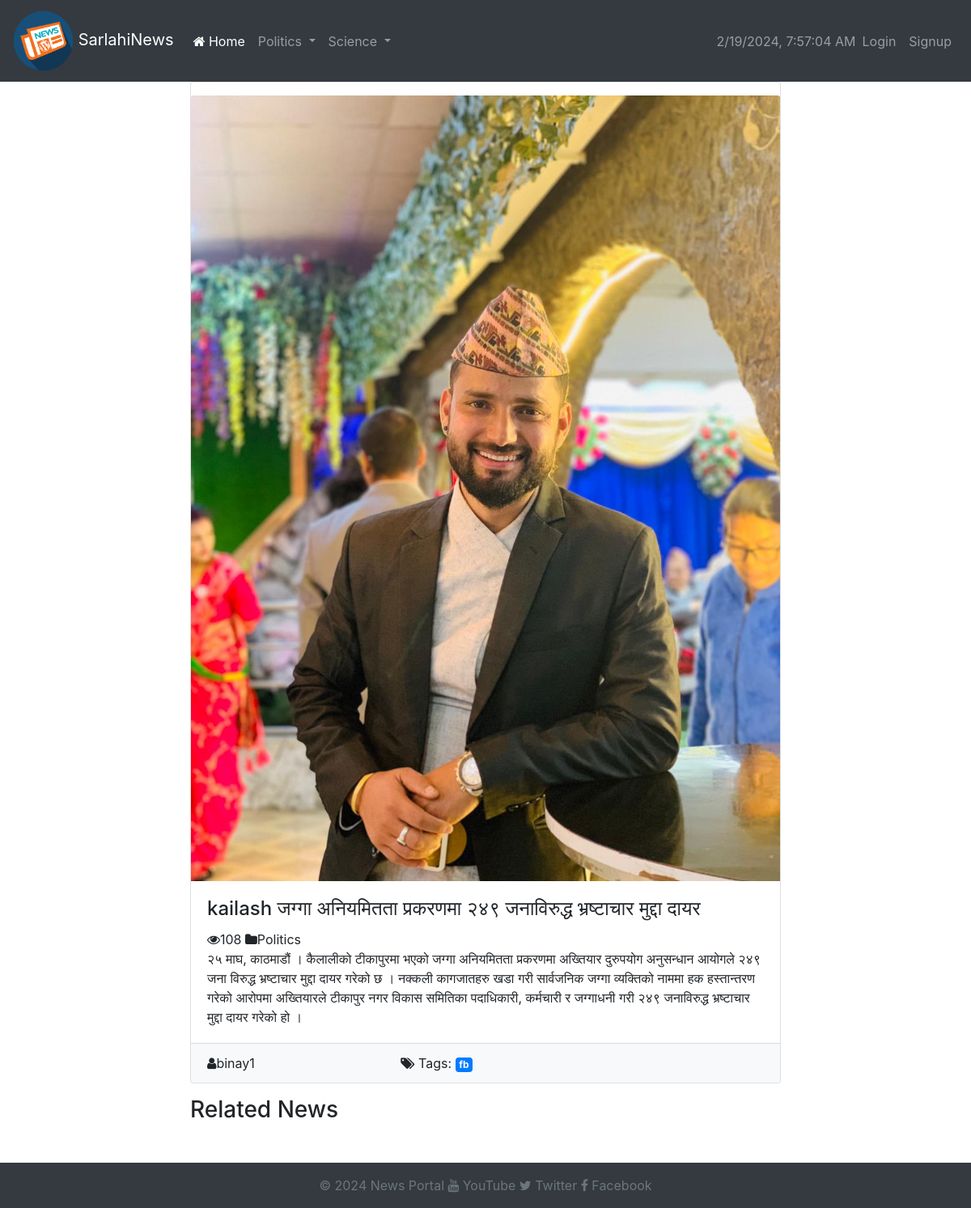
The page /articles/5/ on the database its author committed.
### articles/models.py (models this page shows, shortened)
class Category(models.Model):
    id = models.AutoField(primary_key=True)
    name = models.CharField(max_length=100)
    parent = models.ForeignKey('self', on_delete=models.CASCADE, null=True, blank=True)
    def __str__(self):
        return self.name
    class Meta:
        constraints = [
            UniqueConstraint(fields=['name', 'parent'], name='unique_name_within_parent')
        ]

class Article(models.Model):
    id = models.AutoField(primary_key=True)
    title = models.CharField(max_length=200)
    content = models.TextField()
    author = models.ForeignKey(User, on_delete=models.CASCADE, related_name='authored_articles')
    category = models.ForeignKey(Category, on_delete=models.CASCADE)
    tags = models.ManyToManyField(Tag)
    created_at = models.DateTimeField(auto_now_add=True)
    updated_at = models.DateTimeField(auto_now=True)
    views = models.IntegerField(default=0)
    likes = models.ManyToManyField(User, related_name='%(app_label)s_%(class)s_likes', blank=True)
    image = models.ImageField(upload_to='article_images/', blank=True)

class Tag(models.Model):
    id = models.AutoField(primary_key=True)
    name = models.CharField(max_length=100)

### articles/views.py (the view)
# urls.py: path('<int:id>/',article_detail, name='article_detail'),
def article_detail(request, id):
    articles = Article.objects.all()
    article = get_object_or_404(Article, pk=id)
    category= Category.objects.all()
    view, created = View.objects.get_or_create(article=article)
    view.count += 1
    view.save()
    return render(request, "articles/article_detail.html", {'article': article, 'view_count': view.count,"categories":category,"articles":articles})

### articles/templates/articles/article_detail.html (shortened to what this page needs)
{% extends "website/base.html" %}
{% block content %}
<div class="row">
    <div class="col-md-8 offset-md-2">
        <div class="card">
            {% if article.image %}
            <img src="{{ article.image.url }}" class="card-img-top mt-3" alt="Article Image">
            {% endif %}
            <div class="card-body">
                <h4 class="card-title"> {{ article.title }}</h4>
                <i class="fa fa-eye"></i>{{ view_count }}
                    <i class="fa fa-folder"></i>{{ article.category }}
                <p class="card-text">{{ article.content }}</p>
            </div>
            <div class="card-footer bg-light">
                <div class="row">
                    <div class="col-md-4">
                        <i class="fa fa-user"></i>{{ article.author }}
                    </div>
                    <div class="col-md-4">
                        <i class="fa fa-tags"></i> Tags:
                        {% for tag in article.tags.all %}
                            <span class="badge badge-primary">{{ tag.name }}</span>
                        {% endfor %}
                    </div>
                </div>
            </div>
        </div>
    </div>
</div>
<div class="row mt-3">
    <div class="col-md-8 offset-md-2">
        <div class="related-news">
            <h3>Related News</h3>
        </div>
    </div>
</div>
{% endblock %}

### website/templates/website/header.html (shortened to what this page needs)
{% load static %}
<nav class="navbar navbar-expand-lg navbar-dark bg-dark">
    <a class="navbar-brand" href="#">
        <img src="{% static 'website/logo.png' %}" alt="My image" width="75">
        SarlahiNews
    </a>
    <div class="collapse navbar-collapse" id="navbarNavDropdown">
        <ul class="navbar-nav mr-auto">
            <li class="nav-item">
                <a class="nav-link active" href="{% url 'home' %}"><i class="fa fa-home"></i> Home <span class="sr-only">(current)</span></a>
            </li>
            {% for category in categories %}
                {% if not category.parent %}
                    <li class="nav-item dropdown">
                        <a class="nav-link dropdown-toggle" href="#" id="navbarDropdown{{ category.id }}" role="button" data-toggle="dropdown" aria-haspopup="true" aria-expanded="false">
                            {{ category.name }}
                        </a>
                    </li>
                {% endif %}
            {% endfor %}
        </ul>
    <div class="collapse navbar-collapse" id="navbarNavDropdown">
        <ul class="navbar-nav ml-auto">
    <span id="datetime" class="navbar-text ml-auto"></span>
            {% if user.is_authenticated %}
                <li class="nav-item">
                    <span class="nav-link">Welcome, {{ user.username }}</span>
                </li>
                <li class="nav-item">
                    <a class="nav-link" href="{% url 'logout' %}">Logout</a>
                </li>
            {% else %}
                <li class="nav-item">
                    <a class="nav-link" href="{% url 'login' %}">Login</a>
                </li>
                <li class="nav-item">
                    <a class="nav-link" href="{% url 'signup' %}">Signup</a>
                </li>
            {% endif %}
        </ul>
    </div>
    </div>
</nav>

### rows shown on the page
Category: name "Politics"
Category: name "Science"
Article: image (picture), title "kailash जग्गा अनियमितता प्रकरणमा २४९ जनाविरुद्ध भ्रष्टाचार मुद्दा दायर", category "Politics", content "२५ माघ, काठमाडौं । कैलालीको टीकापुरमा भएको जग्गा अनियमितता प्रकरणमा अख्तियार दुरुपयोग अनुसन्धान आयोगले २४९ जना विरुद्ध भ्रष्टाचार मुद्दा दायर गरेको छ । नक्कली कागजातहरु खडा गरी सार्वजनिक जग्गा व्यक्तिको नाममा हक हस्तान्तरण गरेको आरोपमा अख्तियारले टीकापुर नगर विकास समितिका पदाधिकारी, कर्मचारी र जग्गाधनी गरी २४९ जनाविरुद्ध भ्रष्टाचार मुद्दा दायर गरेको हो ।", author "binay1"
Tag: name "fb"

### other values the page prints
{{ view_count }} "108"
